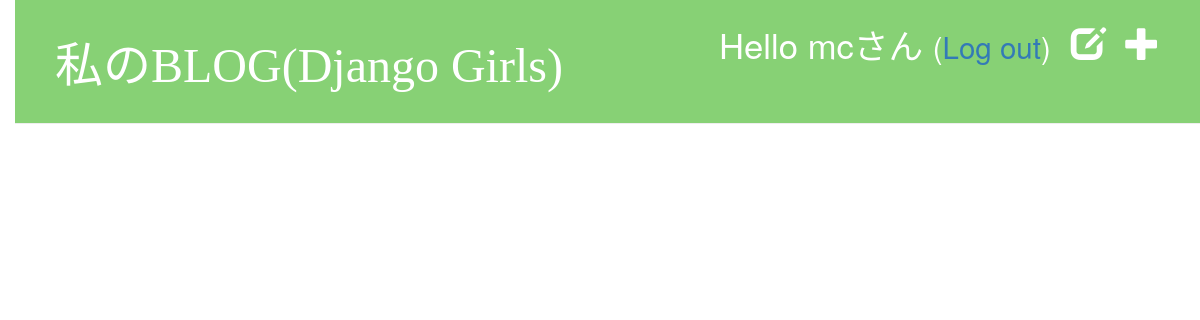
The page /drafts/ (signed in) on the database as committed earlier.
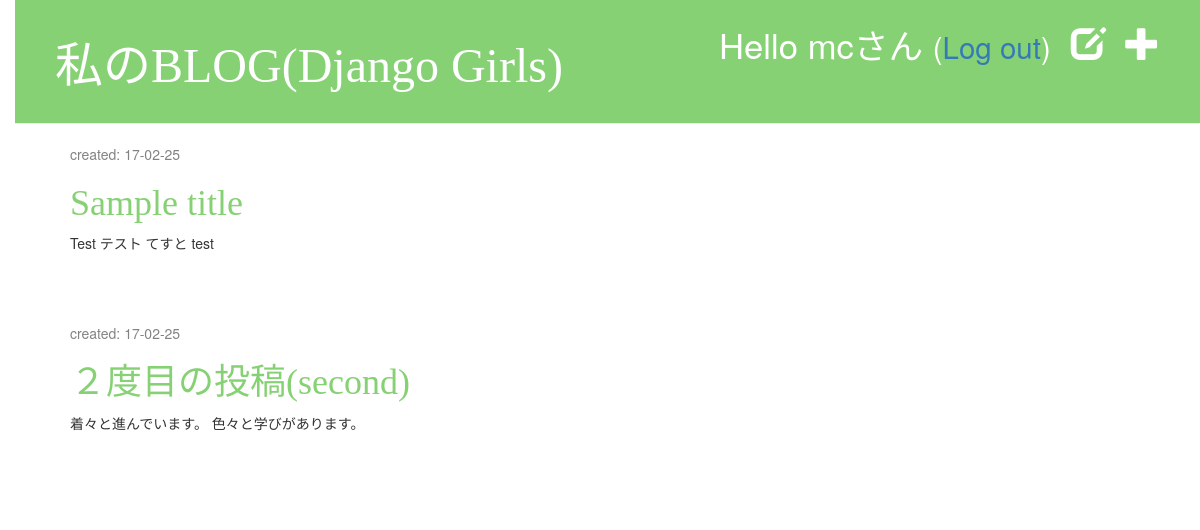
The same page on the database as committed later.
### blog/models.py (models this page shows, shortened)
class Post(models.Model):
    author = models.ForeignKey(settings.AUTH_USER_MODEL, on_delete=models.CASCADE)
    title = models.CharField(max_length=200)
    text = models.TextField()
    created_date = models.DateTimeField(default=timezone.now)
    published_date = models.DateTimeField(blank=True, null=True)

### blog/views.py (the view)
# urls.py: path('drafts/', views.post_draft_list, name='post_draft_list'),
@login_required
def post_draft_list(request):
    posts = Post.objects.filter(published_date__isnull=True).order_by('created_date')
    return render(request, 'blog/post_draft_list.html', {'posts':posts})

### blog/templates/blog/post_draft_list.html
{% extends 'blog/base.html' %}
{% block content %}
    {% for post in posts %}
        <div class="post">
            <p class="date">created: {{ post.created_date|date:'d-m-y' }}</p>
            <h1><a href="{% url 'post_detail' pk=post.pk%}">{{ post.title }}</a></h1>
            <p>{{ post.text|truncatechars:200 }}</p>
        </div>
    {% endfor %}
{% endblock %}

### blog/templates/blog/base.html (shortened to what this page needs)
{% load static %}
<!DOCTYPE html>
<html lang="ja">
    <head>
        <link rel="stylesheet" href="//maxcdn.bootstrapcdn.com/bootstrap/3.2.0/css/bootstrap.min.css">
        <link rel="stylesheet" href="//maxcdn.bootstrapcdn.com/bootstrap/3.2.0/css/bootstrap-theme.min.css">
        <link rel="stylesheet" href="{% static 'css/blog.css' %}">
    </head>
    <body>
        <div class="page-header">
            {% if user.is_authenticated %}
                <a href="{% url 'post_new' %}" class="top-menu"><span class="glyphicon glyphicon-plus"></span></a>
                <a href="{% url 'post_draft_list' %}" class="top-menu"><span class="glyphicon glyphicon-edit"></span></a>
                <p class="top-menu">Hello {{ user.username }}さん <small>(<a href="{% url 'logout' %}">Log out</a>)</small></p>
            {% else %}
                <a href="{% url 'login' %}" class="top-menu"><span class="glyphicon glyphicon-lock"></span></a>
            {% endif %}
            <h1><a href="/">私のBLOG(Django Girls)</a></h1>
        </div>
        <div class="content container">
            <div class="row">
                <div class="col-md-8">
                {% block content %}
                {% endblock %}
                </div>
            </div>
        </div>
    <body>
</html>

Rows that differ between the two databases and show on the page:
now on this page (row edited): Post: created_date "17-02-25", title "Sample title", text "Test テスト てすと test"
now on this page (row edited): Post: created_date "17-02-25", title "２度目の投稿(second)", text "着々と進んでいます。 色々と学びがあります。"
